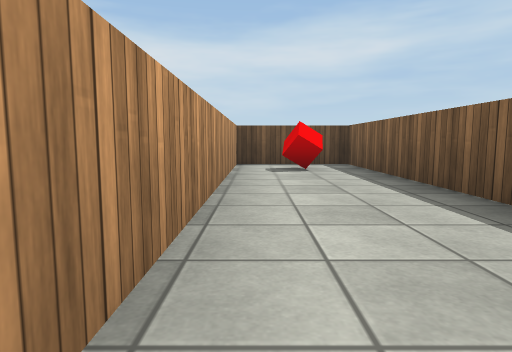
View 1 (above)

24 first-person views from a walk through a Unity game level. The camera is 0.6 m above the floor, tilts 6° down and sees 75° across. The floor is counted in squares, 1 m on a side. Each view is taken from the middle of a square. On the plan, view 1 faces up. The plan holds only what a view shows up to about 9 squares ahead; the rest is blank. The place goes on beyond the plan. The player character is not drawn. Surface patterns are stand-ins for the level's own textures.

View 2
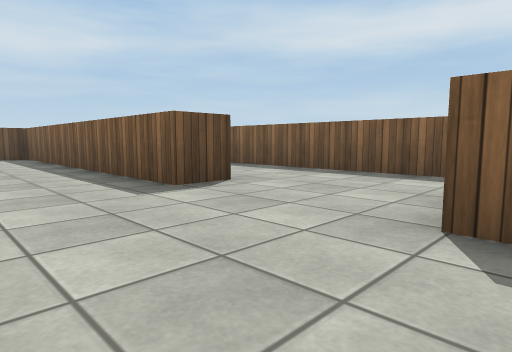

View 3
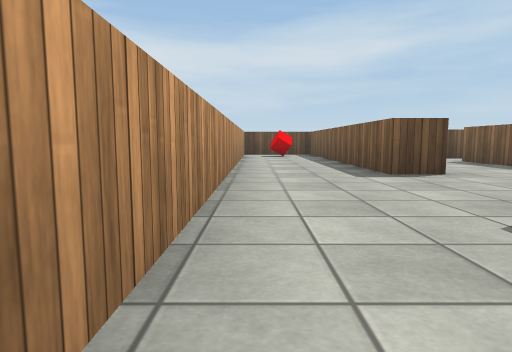

View 4
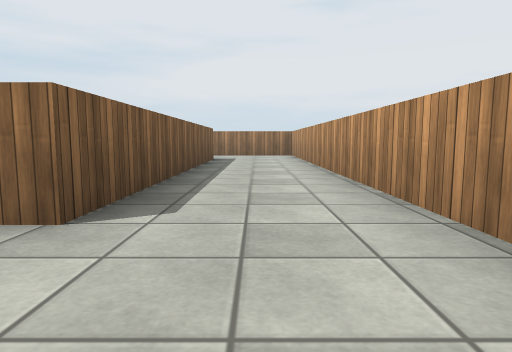

View 5
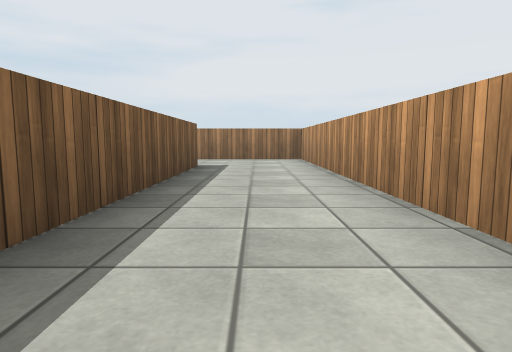

View 6
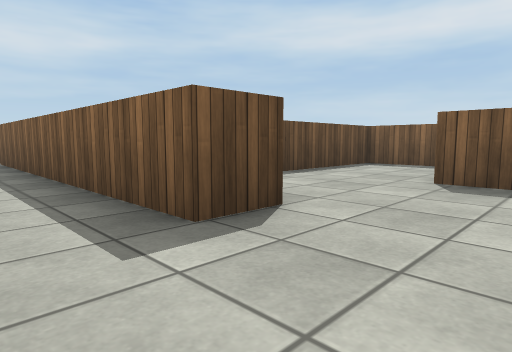

View 7
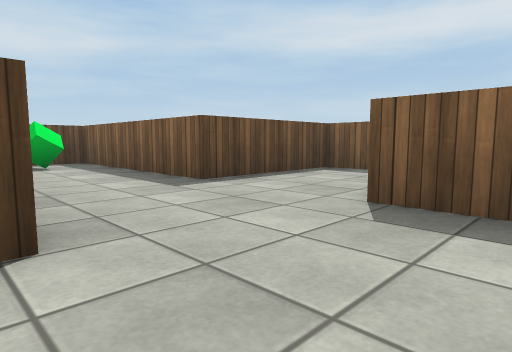

View 8
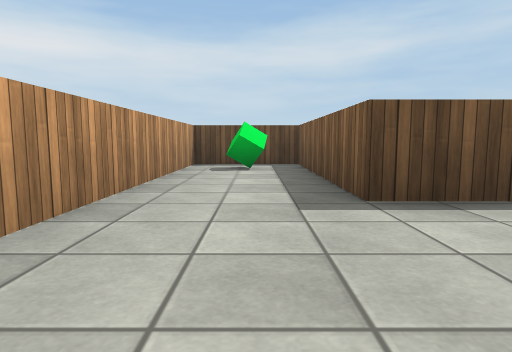

View 9
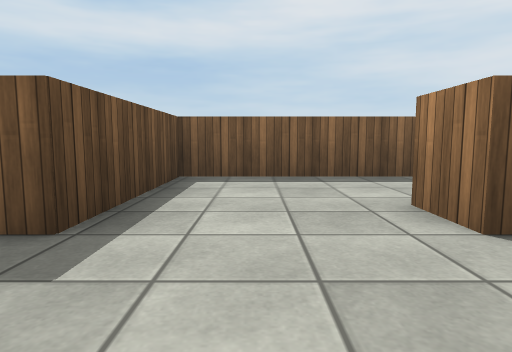

View 10
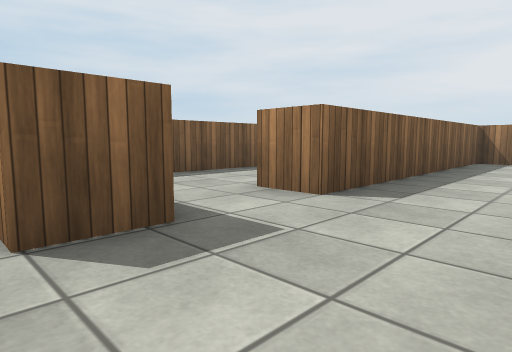

View 11
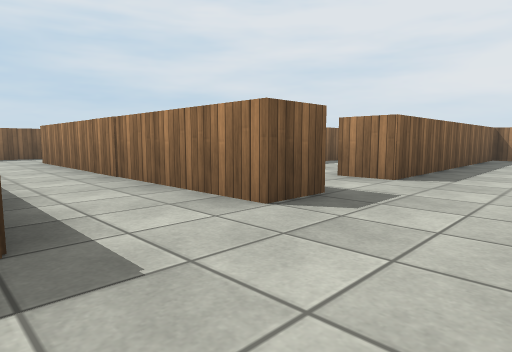

View 12
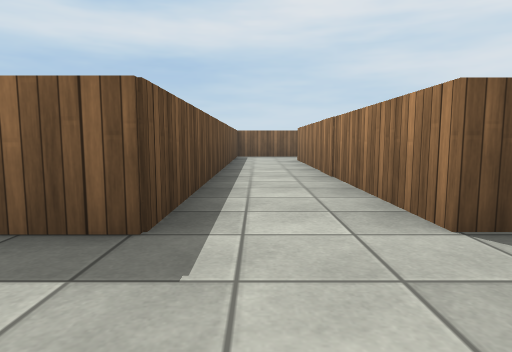

View 13
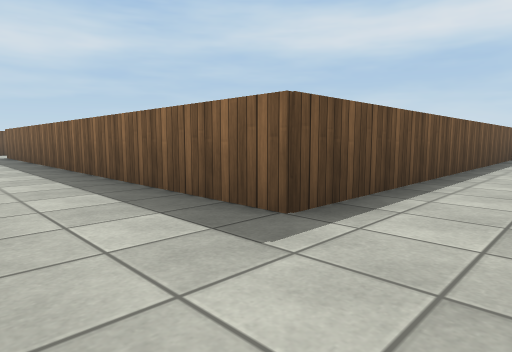

View 14
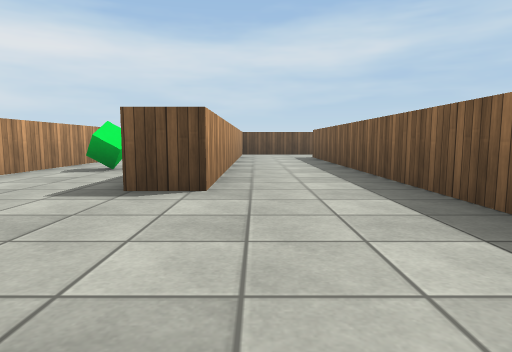

View 15
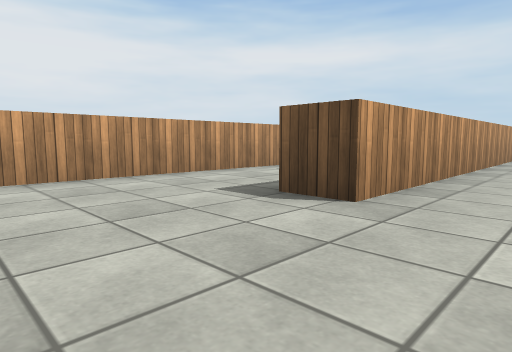

View 16
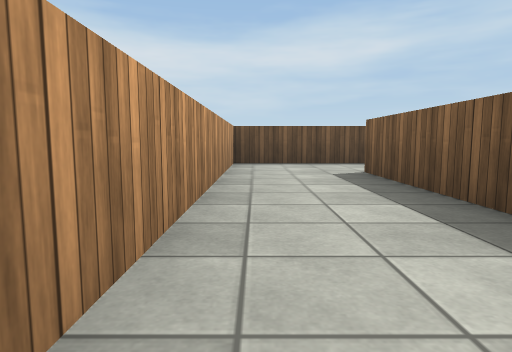

View 17
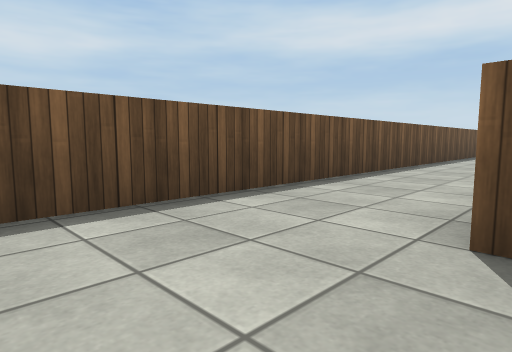

View 18
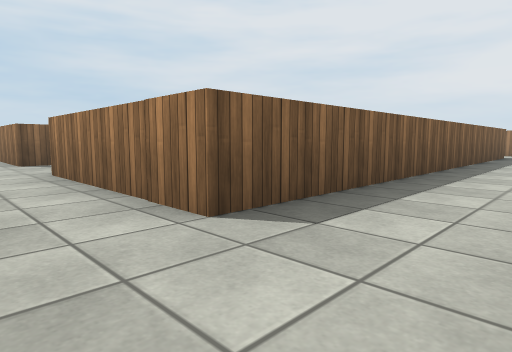

View 19
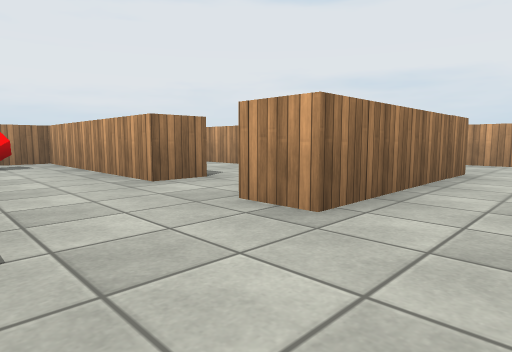

View 20
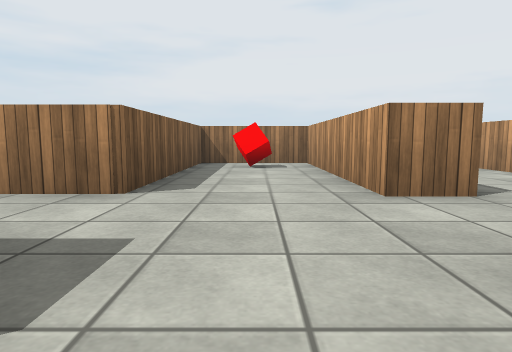

View 21
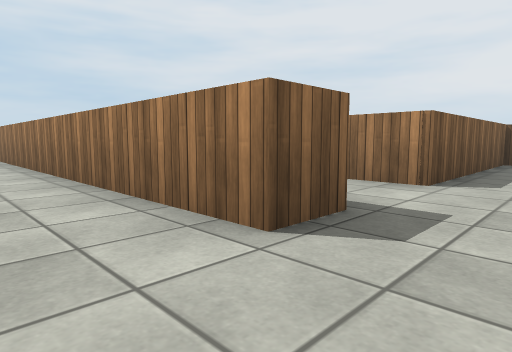

View 22
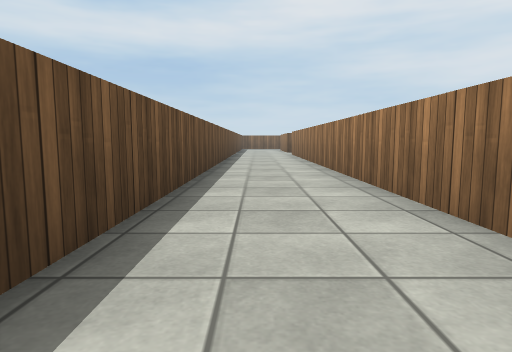

View 23
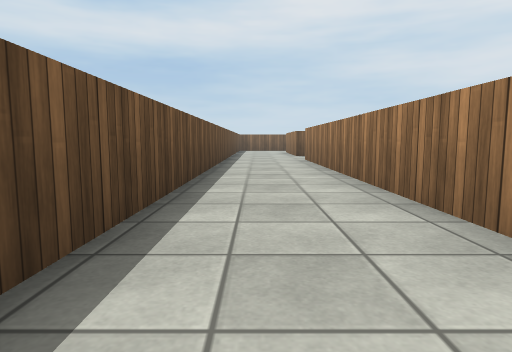

View 24
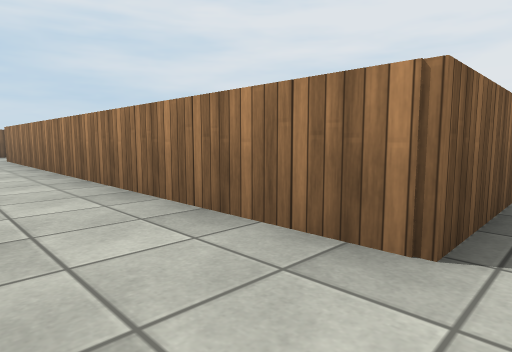

### Floor plan
Points are (right, up) in squares from view 1. A wall is a line through its corners. A room is listed if a view was taken in it or the views show most of it. See-through windows are left out.
Room 1 (views 1, 2, 3, 4, 5, 6, 7, 8, 9, 10, 11, 12, 13, 14)
walls: (6.1, -3.3) (6.1, 3.9) (7.1, 3.9); (3.5, 0) (2.4, 0) (2.4, 8.7) (-0.5, 8.7) (-0.5, -13); (6.1, 5.6) (6.1, 6.7) (14.5, 6.7); (3.5, -12) (2.4, -12) (2.4, -3.3) (2.9, -3.3); (6.1, -13.6) (6.1, -12.5) (7.1, -12.5); (9.6, -13.8) (9.6, -9.7) (6.1, -9.7) (6.1, -4.4) (3.4, -4.4) (3.4, -11); (15.1, 8.7) (6.1, 8.7)
ways out: opening at (4.5, 9) to room 2; opening at (7, 4.5)
objects: red cube (1, 7); green cube (5, -6)
Room 2 (views 15, 16, 17, 18)
walls: (-0.5, 18.1) (-0.5, 10.6); (6.1, 8.7) (6.1, 21.4) (10.6, 21.4); (11.6, 24) (3.4, 24) (3.4, 13) (2.4, 13)
ways out: opening at (4.5, 9) to room 1; opening at (11, 22.5) to room 3
objects: green cube (1, 16)
Room 3 (views 19, 20, 21, 22, 23, 24)
walls: (13.5, 20.4) (13.5, 21.4) (26.5, 21.4); (10.6, 21.4) (10.6, 20.4); (10.6, 18.4) (10.6, 12.9) (11.8, 12.9); (13.5, 12.8) (13.5, 18.2) (24.1, 18.2); (26.5, 24) (11.6, 24)
ways out: opening at (11, 22.5) to room 2; opening at (10, 19.5)
objects: red cube (12, 14)

Where each view was taken, in squares from view 1:
view 1: 0 up, 0 right, facing up
view 2: 4 down, 0 right, facing up-right
view 3: 6 down, 0 right, facing up
view 4: 1 down, 1 right, facing down
view 5: 4 down, 1 right, facing down
view 6: 14 down, 1 right, facing up-right
view 7: 14 down, 3 right, facing up-right
view 8: 13 down, 5 right, facing up
view 9: 11 down, 4 right, facing right
view 10: 7 up, 4 right, facing down-right
view 11: 9 up, 4 right, facing down-right
view 12: 8 up, 4 right, facing right
view 13: 7 up, 4 right, facing up-right
view 14: 9 up, 4 right, facing up
view 15: 10 up, 5 right, facing up-left
view 16: 15 up, 4 right, facing up
view 17: 21 up, 4 right, facing up-right
view 18: 23 up, 4 right, facing down-right
view 19: 23 up, 13 right, facing down-left
view 20: 22 up, 12 right, facing down
view 21: 23 up, 12 right, facing down-right
view 22: 23 up, 14 right, facing right
view 23: 23 up, 18 right, facing right
view 24: 20 up, 13 right, facing down-right
